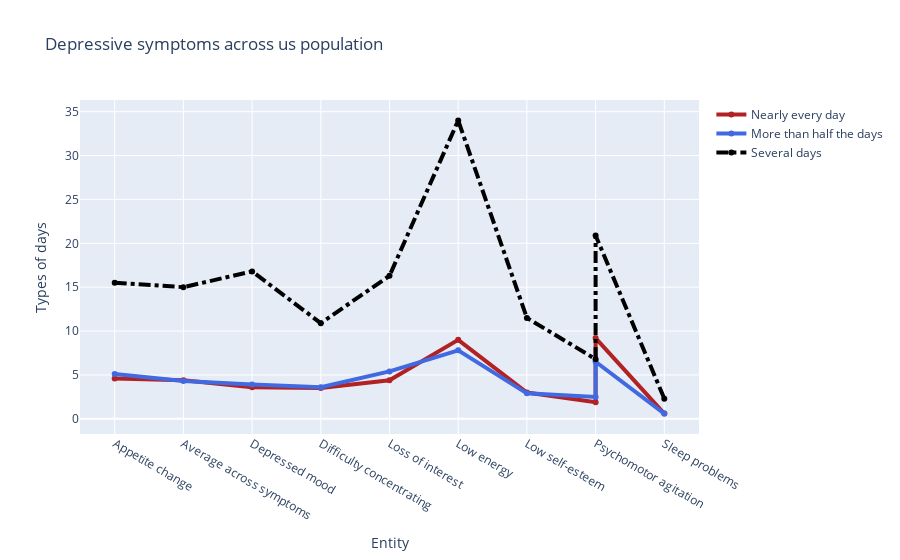

Notebook code cell kept with this figure:
### Code cell
x = ["Appetite change", "Average across symptoms", "Depressed mood", "Difficulty concentrating", "Loss of interest",
    "Low energy", "Low self-esteem", "Psychomotor agitation", "Psychomotor agitation", "Sleep problems", "Suicidal ideation"]

fig = go.Figure()

# Create and style traces
fig.add_trace(go.Scatter(x=x, y=df3["Nearly every day"], name='Nearly every day',
                         line=dict(color='firebrick', width=4)))
fig.add_trace(go.Scatter(x=x, y=df3["More than half the days"], name = 'More than half the days',
                         line=dict(color='royalblue', width=4)))
fig.add_trace(go.Scatter(x=x, y=df3["Several days"], name='Several days',
                         line=dict(color='black', width=4,
                              dash='dashdot') 
))

# Edit the layout
fig.update_layout(title='Depressive symptoms across us population',
                   xaxis_title='Entity',
                   yaxis_title='Types of days')

fig.show()

### Figure 1 — Plotly figure (JSON) as saved in the notebook; plotly's stock layout.template omitted (floating-point values rounded to 4 significant figures)
{"data": [{"line": {"color": "firebrick", "width": 4}, "name": "Nearly every day", "type": "scatter", "x": ["Appetite change", "Average across symptoms", "Depressed mood", "Difficulty concentrating", "Loss of interest", "Low energy", "Low self-esteem", "Psychomotor agitation", "Psychomotor agitation", "Sleep problems", "Suicidal ideation"], "y": [4.6, 4.4, 3.6, 3.5, 4.4, 9, 3, 1.9, 9.2, 0.6]}, {"line": {"color": "royalblue", "width": 4}, "name": "More than half the days", "type": "scatter", "x": ["Appetite change", "Average across symptoms", "Depressed mood", "Difficulty concentrating", "Loss of interest", "Low energy", "Low self-esteem", "Psychomotor agitation", "Psychomotor agitation", "Sleep problems", "Suicidal ideation"], "y": [5.1, 4.3, 3.9, 3.6, 5.4, 7.8, 2.9, 2.5, 6.5, 0.6]}, {"line": {"color": "black", "dash": "dashdot", "width": 4}, "name": "Several days", "type": "scatter", "x": ["Appetite change", "Average across symptoms", "Depressed mood", "Difficulty concentrating", "Loss of interest", "Low energy", "Low self-esteem", "Psychomotor agitation", "Psychomotor agitation", "Sleep problems", "Suicidal ideation"], "y": [15.5, 15, 16.8, 10.9, 16.3, 34, 11.5, 6.8, 20.9, 2.3]}], "layout": {"autosize": true, "title": {"text": "Depressive symptoms across us population"}, "xaxis": {"autorange": true, "range": [-0.5245, 8.524], "title": {"text": "Entity"}, "type": "category"}, "yaxis": {"autorange": true, "range": [-2.537, 37.14], "title": {"text": "Types of days"}, "type": "linear"}}}
